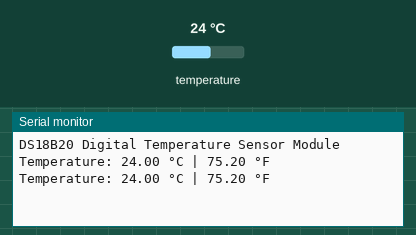
Recording of a sketch running on a simulated Arduino Uno, built with avr-gcc and run on an emulated ATmega328P. On the bench: the last lines printed to the serial monitor. The inputs (shaded band) are chosen by the test bench; at power-on: temperature 24 °C.

Above: at 3.3 s.
3.4 s: temperature set to 12 °C
At 5.4 s:
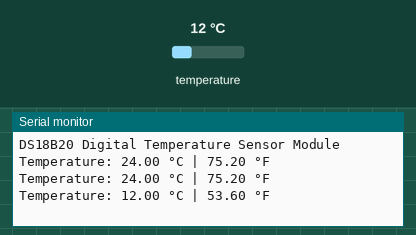
5.9 s: temperature set to 19 °C
At 6.7 s:
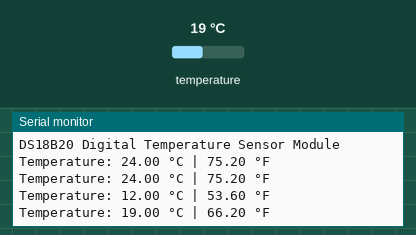
Timing chart, 0 to 8.9 s (numbered marks = the images above; inputs shaded):
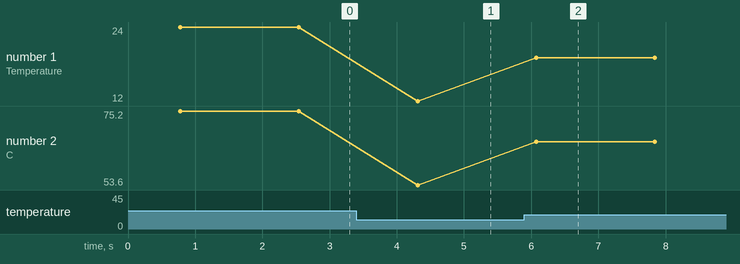

Measured:
- after the input at 3.4 s, the serial monitor: prints a new line after 0.91 s (image 1)
- after the input at 5.9 s, the serial monitor: prints a new line after 0.18 s (image 2)
- plotted number 1: 24 → 12 after the input at 3.4 s, 12 → 19 after the input at 5.9 s
- plotted number 2: 75.2 → 53.6 after the input at 3.4 s, 53.6 → 66.2 after the input at 5.9 s

The sketch:

Temperature_sensor_DS18B20_nowaterproof.ino
```cpp
#include <OneWire.h>
#include <DallasTemperature.h>

// Data wire is connected to pin D2
#define ONE_WIRE_BUS 2

// Setup a oneWire instance to communicate with the DS18B20 module
OneWire oneWire(ONE_WIRE_BUS);

// Pass oneWire reference to DallasTemperature library
DallasTemperature sensors(&oneWire);

void setup() {
  Serial.begin(9600);
  Serial.println("DS18B20 Digital Temperature Sensor Module");

  // Start the DS18B20 sensor
  sensors.begin();
}

void loop() {
  // Request temperature measurements
  sensors.requestTemperatures();

  // Get the temperature in Celsius
  float temperatureC = sensors.getTempCByIndex(0);

  // Convert to Fahrenheit (optional)
  float temperatureF = sensors.toFahrenheit(temperatureC);

  // Print temperature readings to Serial Monitor
  if (temperatureC != DEVICE_DISCONNECTED_C) {
    Serial.print("Temperature: ");
    Serial.print(temperatureC);
    Serial.print(" °C | ");
    Serial.print(temperatureF);
    Serial.println(" °F");
  } else {
    Serial.println("Error: Sensor not connected!");
  }

  delay(1000); // Wait for 1 second before reading again
}
```
